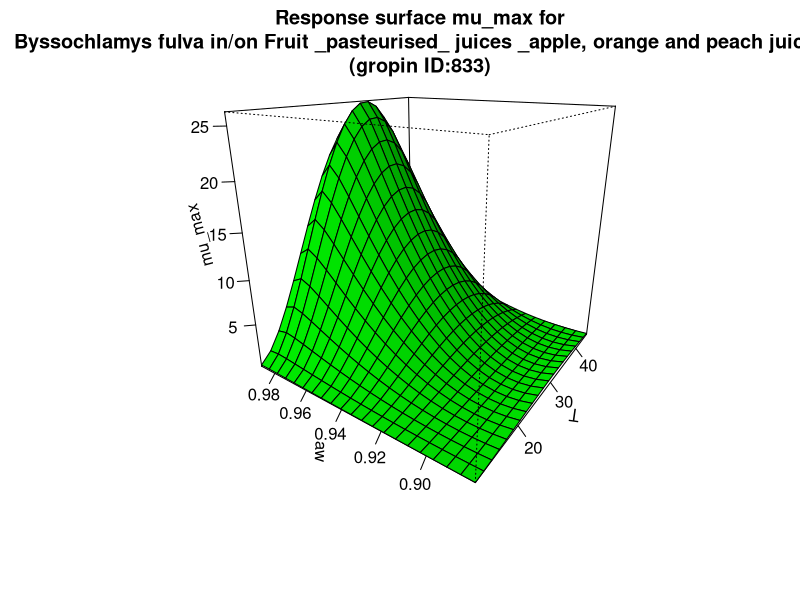

Write the R code that produced this figure.
#############################
# start of Parameter script
#############################
T <- seq(10.01,44.955044955045,length.out=21)
aw <- seq(0.88088,0.989010989010989,length.out=21)
#############################
# end of Parameter script
#############################
############################# 
# start of Model script Gropin ID 833 
#############################
 
# constant coefficients for this model
 
variables <- data.frame(T,aw)
argumentsPar <- expand.grid(variables)
 
# heart of the model
response_surface <- function(T,aw) {
   mumax <-26.37*((((T-9.11)^2)*(T-46.45))/((32.11-9.11)*((32.11-9.11)*(T-32.11)-(32.11-46.45)*(32.11+9.11-2*T))))*((((aw-0.893)^2)*(aw-0.993))/((0.985-0.893)*((0.985-0.893)*(aw-0.985)-(0.985-0.993)*(0.985+0.893-2*aw))))

return(mumax=mumax)
} 

# output parameters
mumax <- cbind(argumentsPar,response_surface(argumentsPar['T'],argumentsPar['aw']))
colnames(mumax) <- c(colnames(argumentsPar),'mumax')
#############################
# End of Model script
#############################
############################# 
# start of Visualisation script Gropin ID 833 
#############################
persp(T,aw,matrix(unlist(mumax$mumax),nrow=21),col = 'green',xlab='T',ylab='aw',zlab='mu_max',main='Response surface mu_max for
Byssochlamys fulva in/on Fruit _pasteurised_ juices _apple, orange and peach juice_
(gropin ID:833)',theta=305,phi=20,shade=0.25,ticktype = 'detailed')
#############################
# End of Visualisation script
#############################
